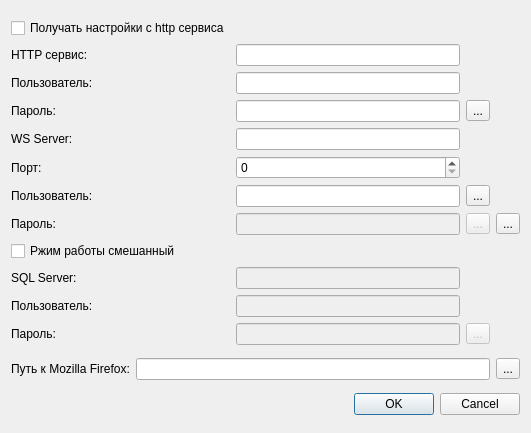
<?xml version="1.0" encoding="UTF-8"?>
<ui version="4.0">
 <class>DialogConnection</class>
 <widget class="QDialog" name="DialogConnection">
  <property name="geometry">
   <rect>
    <x>0</x>
    <y>0</y>
    <width>531</width>
    <height>433</height>
   </rect>
  </property>
  <property name="windowTitle">
   <string>Настройки</string>
  </property>
  <layout class="QGridLayout" name="gridLayout_2">
   <item row="2" column="0">
    <widget class="QDialogButtonBox" name="buttonBox">
     <property name="orientation">
      <enum>Qt::Horizontal</enum>
     </property>
     <property name="standardButtons">
      <set>QDialogButtonBox::Cancel|QDialogButtonBox::Ok</set>
     </property>
    </widget>
   </item>
   <item row="0" column="0">
    <layout class="QGridLayout" name="gridLayout">
     <item row="0" column="0">
      <widget class="QCheckBox" name="chkUseSettingsFromHttp">
       <property name="text">
        <string>Получать настройки с http сервиса</string>
       </property>
      </widget>
     </item>
     <item row="5" column="2">
      <widget class="QSpinBox" name="spinPort">
       <property name="maximum">
        <number>9999</number>
       </property>
      </widget>
     </item>
     <item row="5" column="0">
      <widget class="QLabel" name="label_7">
       <property name="text">
        <string>Порт:</string>
       </property>
      </widget>
     </item>
     <item row="3" column="0">
      <widget class="QLabel" name="label_10">
       <property name="text">
        <string>Пароль:</string>
       </property>
      </widget>
     </item>
     <item row="8" column="0">
      <widget class="QCheckBox" name="checkMode">
       <property name="text">
        <string>Ржим работы смешанный</string>
       </property>
      </widget>
     </item>
     <item row="6" column="2">
      <widget class="QLineEdit" name="lineWsUser">
       <property name="echoMode">
        <enum>QLineEdit::Normal</enum>
       </property>
      </widget>
     </item>
     <item row="1" column="0">
      <widget class="QLabel" name="label_8">
       <property name="text">
        <string>HTTP сервис:</string>
       </property>
      </widget>
     </item>
     <item row="6" column="0">
      <widget class="QLabel" name="label_5">
       <property name="text">
        <string>Пользователь:</string>
       </property>
      </widget>
     </item>
     <item row="11" column="2">
      <widget class="QLineEdit" name="linePwd">
       <property name="enabled">
        <bool>false</bool>
       </property>
       <property name="echoMode">
        <enum>QLineEdit::Password</enum>
       </property>
      </widget>
     </item>
     <item row="9" column="0">
      <widget class="QLabel" name="label">
       <property name="text">
        <string>SQL Server:</string>
       </property>
      </widget>
     </item>
     <item row="2" column="2">
      <widget class="QLineEdit" name="lineHttpUsr"/>
     </item>
     <item row="7" column="3">
      <widget class="QToolButton" name="btnWsPwd">
       <property name="enabled">
        <bool>false</bool>
       </property>
       <property name="text">
        <string>...</string>
       </property>
       <property name="icon">
        <iconset resource="mpl.qrc">
         <normaloff>:/img/viewPwd1.svg</normaloff>:/img/viewPwd1.svg</iconset>
       </property>
       <property name="checkable">
        <bool>true</bool>
       </property>
      </widget>
     </item>
     <item row="4" column="0">
      <widget class="QLabel" name="label_4">
       <property name="text">
        <string>WS Server:</string>
       </property>
      </widget>
     </item>
     <item row="7" column="2">
      <widget class="QLineEdit" name="lineWsPwd">
       <property name="enabled">
        <bool>false</bool>
       </property>
       <property name="echoMode">
        <enum>QLineEdit::Password</enum>
       </property>
      </widget>
     </item>
     <item row="3" column="2">
      <widget class="QLineEdit" name="lineHttpPwd">
       <property name="echoMode">
        <enum>QLineEdit::Password</enum>
       </property>
      </widget>
     </item>
     <item row="4" column="2">
      <widget class="QLineEdit" name="lineWsServer"/>
     </item>
     <item row="7" column="4">
      <widget class="QToolButton" name="pwdEdit">
       <property name="text">
        <string>...</string>
       </property>
       <property name="icon">
        <iconset resource="mpl.qrc">
         <normaloff>:/img/itemEdit.png</normaloff>:/img/itemEdit.png</iconset>
       </property>
       <property name="checkable">
        <bool>true</bool>
       </property>
      </widget>
     </item>
     <item row="3" column="3">
      <widget class="QToolButton" name="btnHttpPwd">
       <property name="text">
        <string>...</string>
       </property>
       <property name="icon">
        <iconset resource="mpl.qrc">
         <normaloff>:/img/viewPwd1.svg</normaloff>:/img/viewPwd1.svg</iconset>
       </property>
       <property name="checkable">
        <bool>true</bool>
       </property>
      </widget>
     </item>
     <item row="2" column="0">
      <widget class="QLabel" name="label_9">
       <property name="text">
        <string>Пользователь:</string>
       </property>
      </widget>
     </item>
     <item row="11" column="0">
      <widget class="QLabel" name="label_3">
       <property name="text">
        <string>Пароль:</string>
       </property>
      </widget>
     </item>
     <item row="10" column="0">
      <widget class="QLabel" name="label_2">
       <property name="text">
        <string>Пользователь:</string>
       </property>
      </widget>
     </item>
     <item row="9" column="2">
      <widget class="QLineEdit" name="lineServer">
       <property name="enabled">
        <bool>false</bool>
       </property>
      </widget>
     </item>
     <item row="10" column="2">
      <widget class="QLineEdit" name="lineUser">
       <property name="enabled">
        <bool>false</bool>
       </property>
      </widget>
     </item>
     <item row="11" column="3">
      <widget class="QToolButton" name="btnViewPwd">
       <property name="enabled">
        <bool>false</bool>
       </property>
       <property name="text">
        <string>...</string>
       </property>
       <property name="icon">
        <iconset resource="mpl.qrc">
         <normaloff>:/img/viewPwd1.svg</normaloff>:/img/viewPwd1.svg</iconset>
       </property>
       <property name="checkable">
        <bool>true</bool>
       </property>
      </widget>
     </item>
     <item row="1" column="2">
      <widget class="QLineEdit" name="lineHttpHost"/>
     </item>
     <item row="7" column="0">
      <widget class="QLabel" name="label_6">
       <property name="text">
        <string>Пароль:</string>
       </property>
      </widget>
     </item>
     <item row="6" column="3">
      <widget class="QToolButton" name="btnCustomWsUserEdit">
       <property name="text">
        <string>...</string>
       </property>
       <property name="icon">
        <iconset resource="mpl.qrc">
         <normaloff>:/img/itemEdit.png</normaloff>:/img/itemEdit.png</iconset>
       </property>
       <property name="checkable">
        <bool>true</bool>
       </property>
      </widget>
     </item>
    </layout>
   </item>
   <item row="1" column="0">
    <layout class="QHBoxLayout" name="horizontalLayout">
     <item>
      <widget class="QLabel" name="label_11">
       <property name="text">
        <string>Путь к Mozilla Firefox:</string>
       </property>
      </widget>
     </item>
     <item>
      <widget class="QLineEdit" name="lineMozillaPath"/>
     </item>
     <item>
      <widget class="QToolButton" name="btnSelectFileMozilla">
       <property name="text">
        <string>...</string>
       </property>
      </widget>
     </item>
    </layout>
   </item>
  </layout>
 </widget>
 <resources>
  <include location="mpl.qrc"/>
 </resources>
 <connections>
  <connection>
   <sender>buttonBox</sender>
   <signal>accepted()</signal>
   <receiver>DialogConnection</receiver>
   <slot>accept()</slot>
   <hints>
    <hint type="sourcelabel">
     <x>248</x>
     <y>254</y>
    </hint>
    <hint type="destinationlabel">
     <x>157</x>
     <y>274</y>
    </hint>
   </hints>
  </connection>
  <connection>
   <sender>buttonBox</sender>
   <signal>rejected()</signal>
   <receiver>DialogConnection</receiver>
   <slot>reject()</slot>
   <hints>
    <hint type="sourcelabel">
     <x>316</x>
     <y>260</y>
    </hint>
    <hint type="destinationlabel">
     <x>286</x>
     <y>274</y>
    </hint>
   </hints>
  </connection>
 </connections>
</ui>
